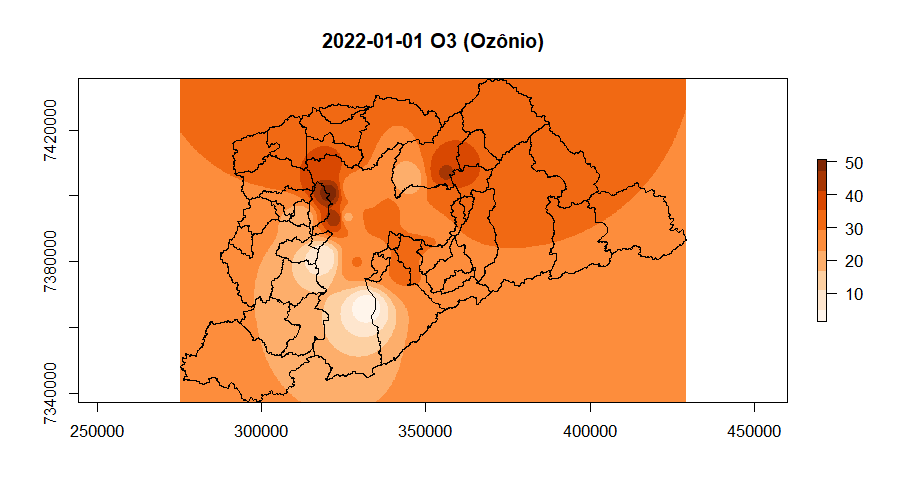
#> input picture R/transform_img/transform_img/2022-01-01 O3 (Ozônio) .tif, 900 x 500 px
$ python contorno.py
#> lines starting #> are read from the running program, lines starting #| are printed output that depends on the picture; after the words box and inside, x2 and y2 are one past the last pixel; in counts of white or black regions, pixels touching at a corner belong together
import cv2
import numpy as np

# Carregue a imagem TIFF
imagem_tif = cv2.imread('2022-01-01 O3 (Ozônio) .tif')
#> imagem_tif is the input picture: shape (500, 900, 3); mean B, G, R 176.9, 204.7, 245

# Converta a imagem para escala de cinza (se já não estiver em escala de cinza)
imagem_cinza = cv2.cvtColor(imagem_tif, cv2.COLOR_BGR2GRAY)
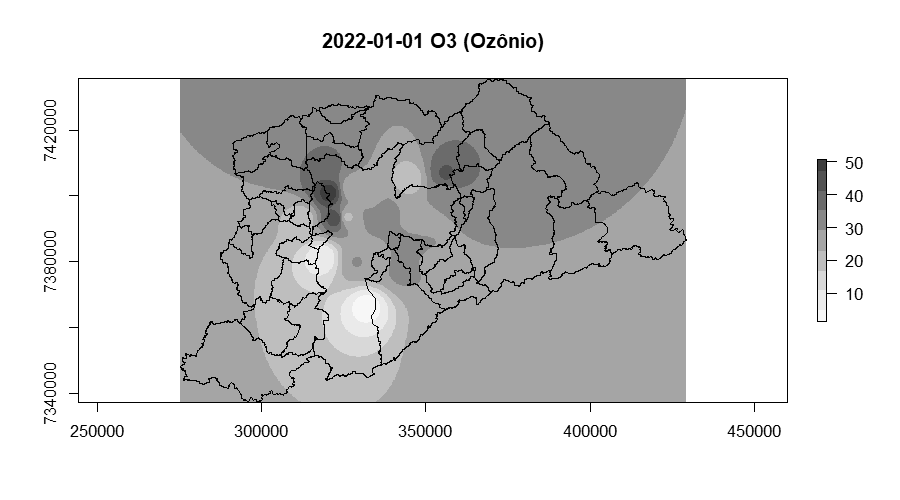
#> imagem_cinza: shape (500, 900); min 0, max 255, mean 213.6

# Aplique um limiar (threshold) para binarizar a imagem, se necessário
# Isso ajudará na detecção de contornos em imagens com fundo claro ou escuro
ret, imagem_binaria = cv2.threshold(imagem_cinza, 127, 255, cv2.THRESH_BINARY)
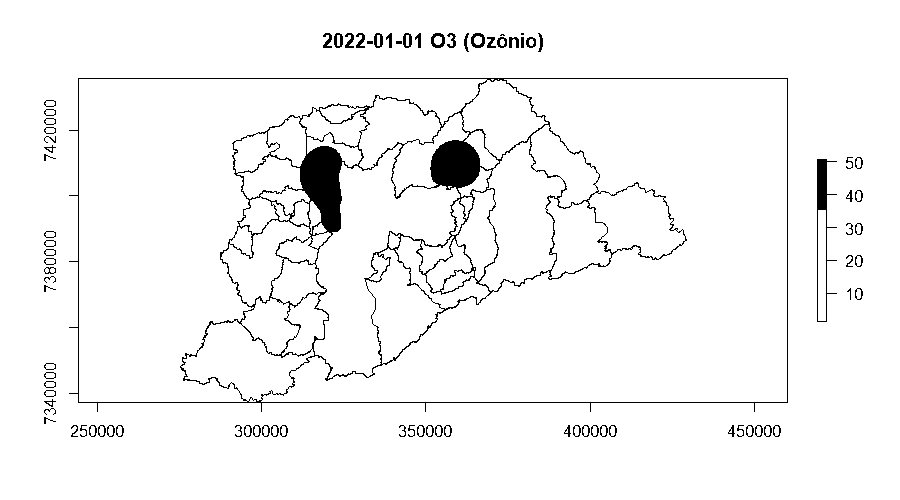
#> imagem_binaria: shape (500, 900); 96.1% white; 85 black regions (5 under 20 px), largest, box (x1, y1, x2, y2) and area: (69, 78, 788, 412) 13294, (817, 159, 837, 322) 792, (431, 33, 445, 48) 116

# Encontre os contornos na imagem binarizada
contornos, _ = cv2.findContours(imagem_binaria, cv2.RETR_EXTERNAL, cv2.CHAIN_APPROX_SIMPLE)
#> contornos = [[[0, 0], [0, 499], [899, 499], [899, 0]]]

# Selecione o contorno desejado (pode ser o maior, por exemplo)
maior_contorno = max(contornos, key=cv2.contourArea)
#> maior_contorno = [[0, 0], [0, 499], [899, 499], [899, 0]]

# Crie uma cópia da imagem original para desenhar o polígono
imagem_com_contorno = imagem_tif.copy()

# Desenhe o polígono de contorno na imagem
cv2.drawContours(imagem_com_contorno, [maior_contorno], -1, (0, 255, 0), 2)
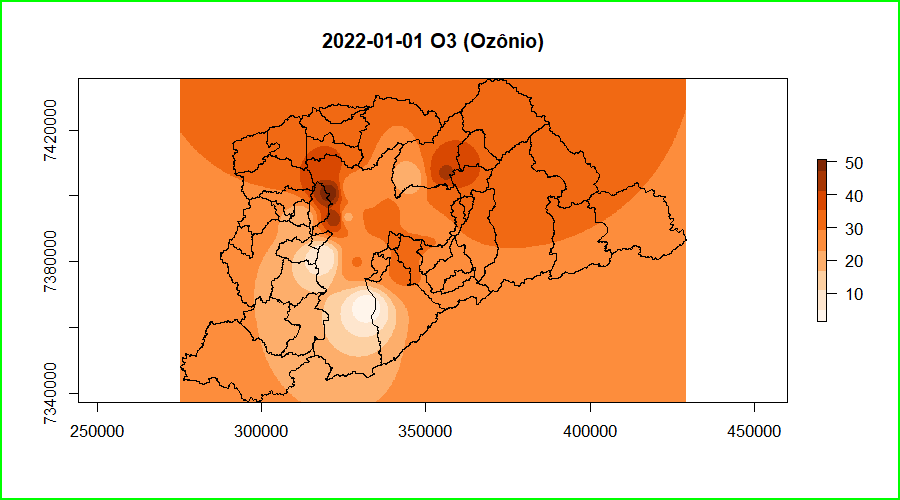
#> imagem_com_contorno: shape (500, 900, 3); 1.24% of pixels changed, all inside (x1, y1, x2, y2) = (0, 0, 900, 500)

# Salve a imagem com o polígono de contorno
cv2.imwrite('imagem_com_contorno.tif', imagem_com_contorno)

# Exiba a imagem com o polígono de contorno (opcional)
cv2.imshow('Imagem com Contorno', imagem_com_contorno)
cv2.waitKey(0)
cv2.destroyAllWindows()

$ run again, with R/transform_img/transform_img/imagem_com_contorno_v2_ok.tif copied over R/transform_img/transform_img/2022-01-01 O3 (Ozônio) .tif
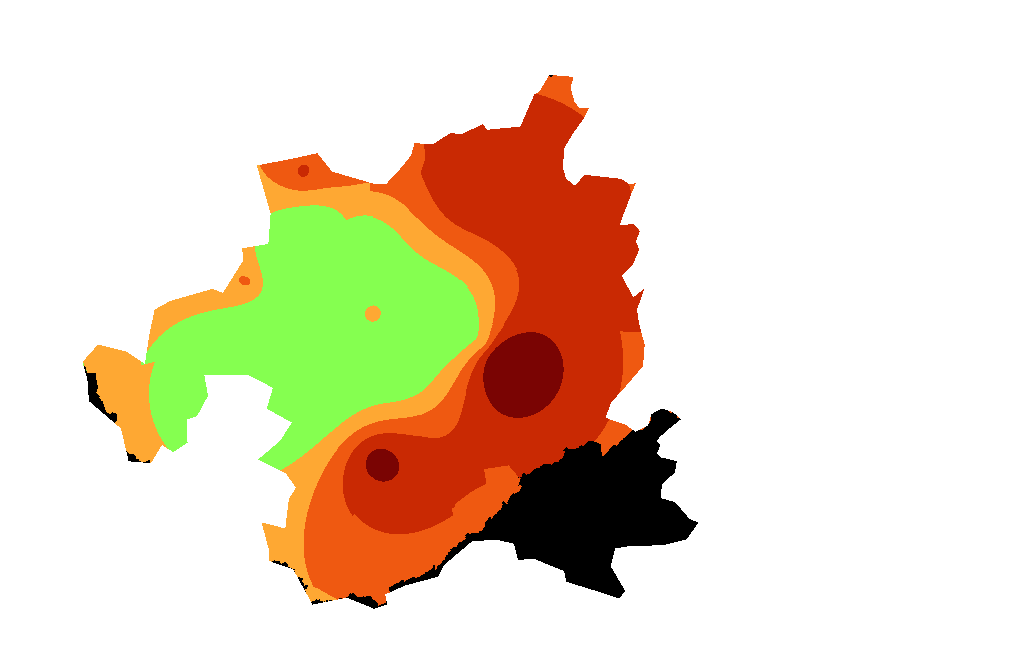
#> input picture R/transform_img/transform_img/imagem_com_contorno_v2_ok.tif, 1025 x 655 px
#> imagem_tif is the input picture: shape (655, 1025, 3); mean B, G, R 195.4, 217.6, 231.9
#> `ret, imagem_binaria = cv2.threshold(imagem_cinza, 127, 255, cv2.THRESH..`:
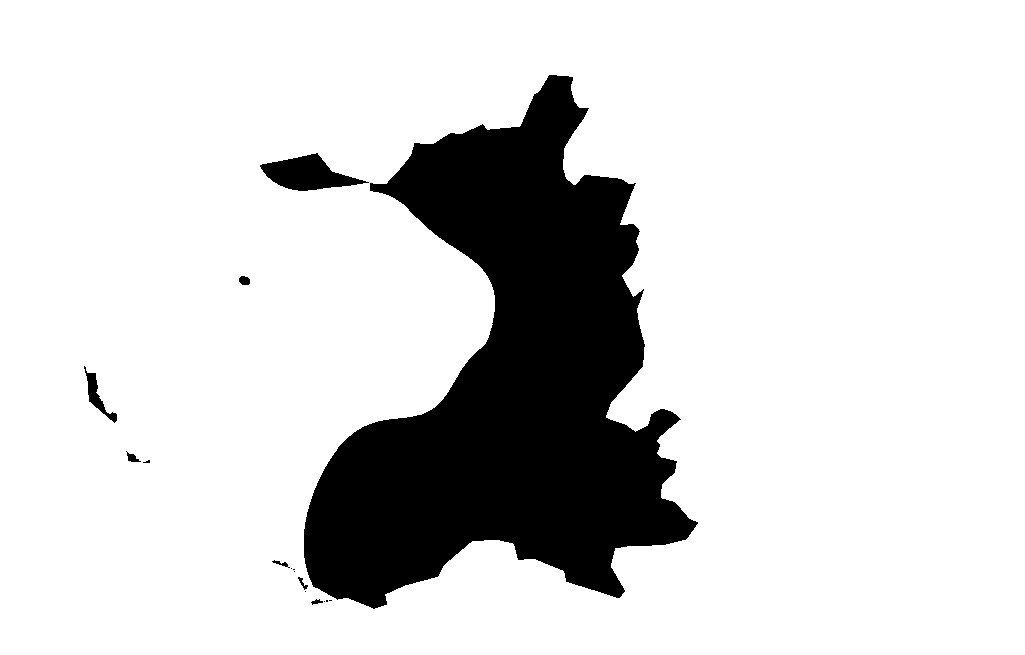
#> imagem_binaria: shape (655, 1025); 83.8% white; 16 black regions (8 under 20 px), largest, box (x1, y1, x2, y2) and area: (304, 75, 698, 609) 105996, (260, 153, 369, 191) 2193, (84, 366, 117, 423) 466
#> contornos = [[[0, 0], [0, 654], [1024, 654], [1024, 0]]]
#> maior_contorno = [[0, 0], [0, 654], [1024, 654], [1024, 0]]
#> `cv2.drawContours(imagem_com_contorno, [maior_contorno], -1, (0, 255, 0..`:
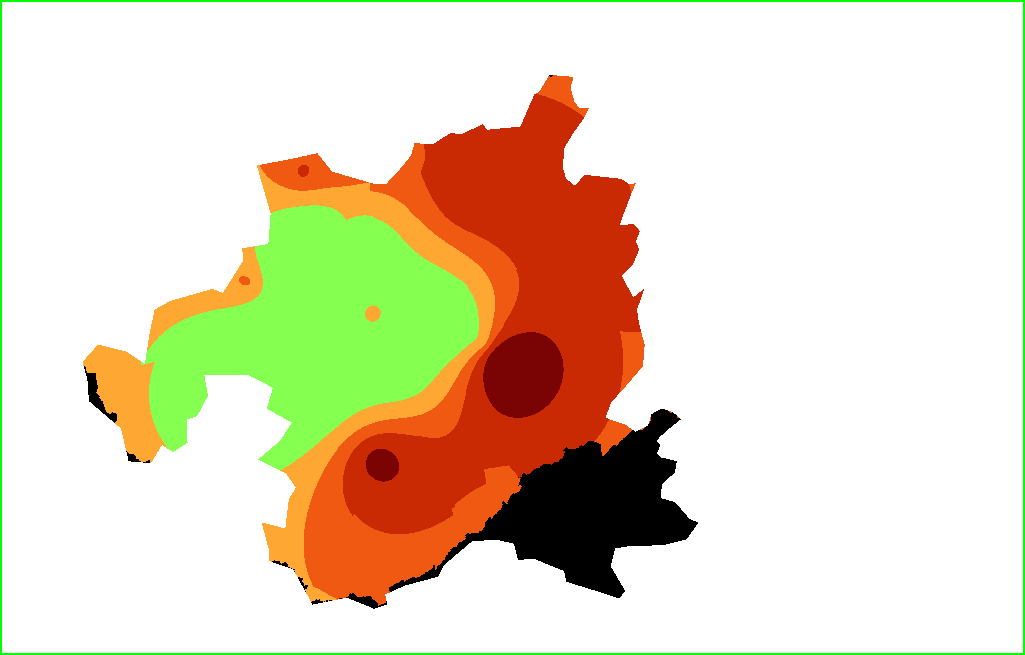
#> imagem_com_contorno: shape (655, 1025, 3); 1% of pixels changed, all inside (x1, y1, x2, y2) = (0, 0, 1025, 655)
